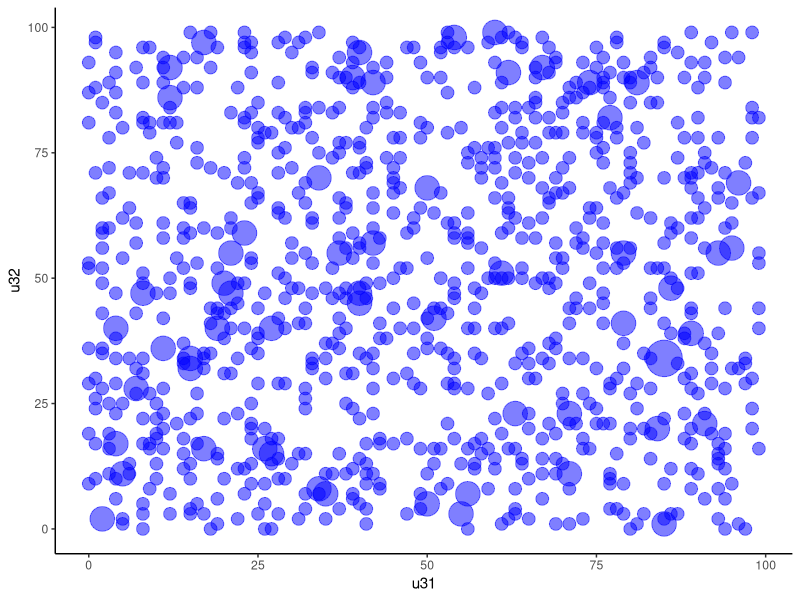
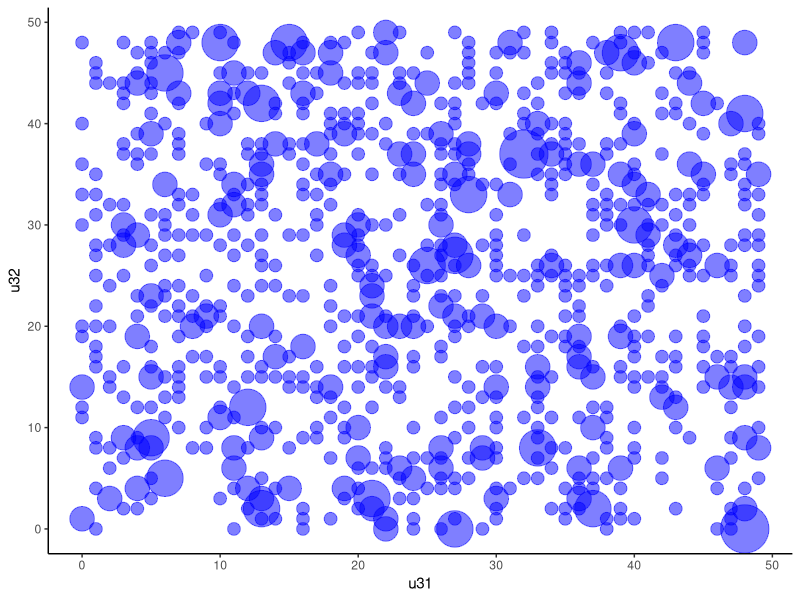
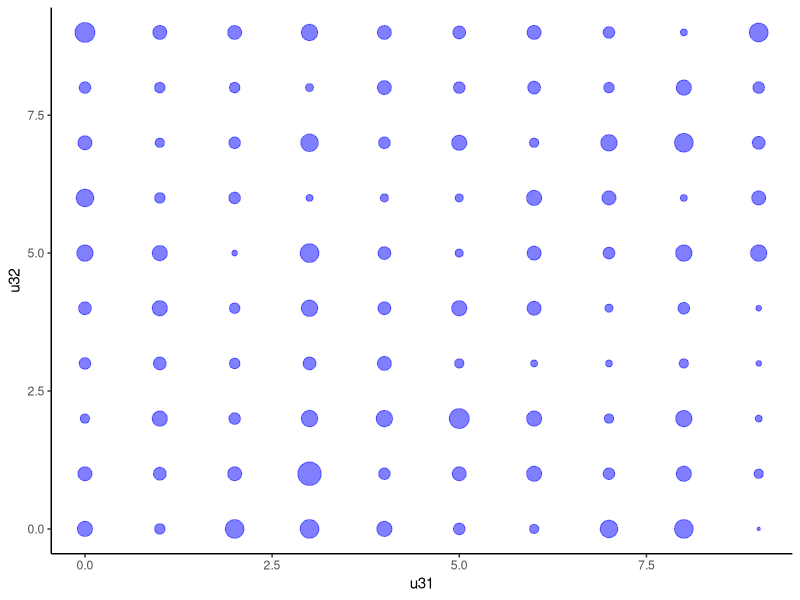
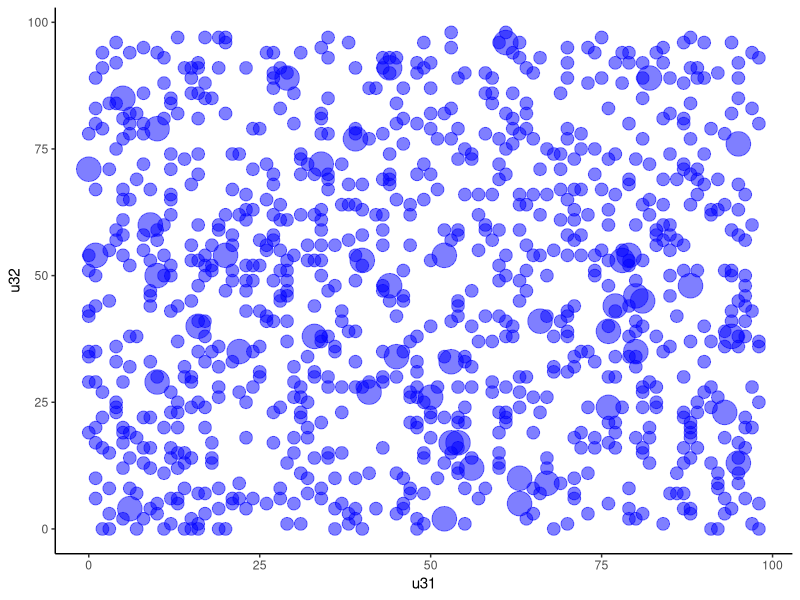
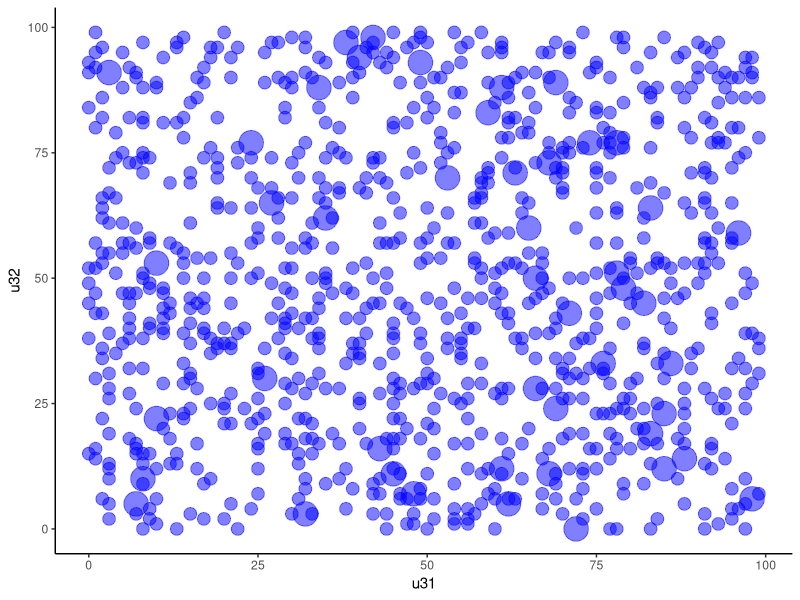
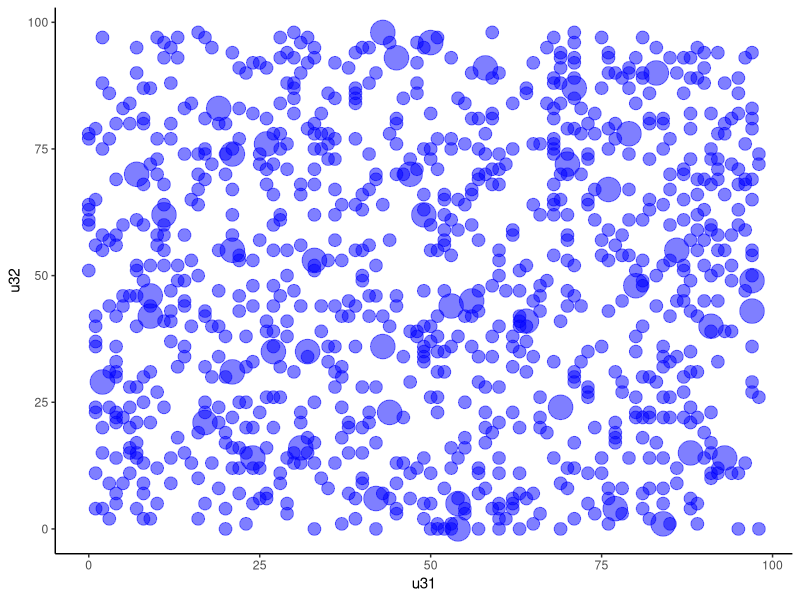
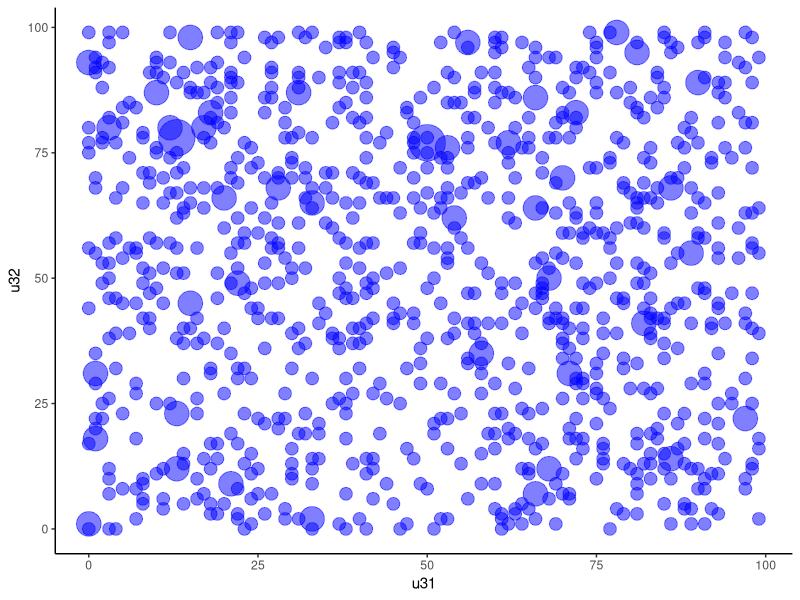

Write the R code that produced these figures, in order.
## ---- chunk 1
knitr::opts_chunk$set(echo = TRUE)
## ---- chunk 2
library(data.table)
library(dplyr)
library(ggplot2)
## ---- chunk 3
n<-1000
set.seed(42)
## ---- chunk 4
msize<-100
## ---- chunk 5

zerodiag<-FALSE
two_columns<-data.table('u31'=rep(-1,n),'u32'=rep(-1,n))
for (i in 1:n) {
  matr<-matrix(runif(msize**2),nrow=msize)
  matr<-matr+t(matr)
  if(zerodiag) {diag(matr)<-0}
  else {diag(matr)<-runif(msize)+runif(msize)}
  #we regenerate diag to be from the same distrib
  #everything is now sum of two runif,
  #and  the diag before we regenetate it is is from 2*runif 
  two_columns[i,1]<-msize-rank(matr[,1])[3]
  two_columns[i,2]<-msize-rank(matr[,2])[3]
}

## ---- chunk 6
cor.test(two_columns[[1]],two_columns[[2]],method="kendall")
## ---- chunk 7
two_columns<-two_columns %>% count (u31,u32,name="counter")
scale<-median(two_columns$counter)/4
dots <- ggplot(two_columns,aes(x=u31,y=u32)) + 
  geom_point(size=two_columns$counter/scale,alpha=0.5,col="blue") + 
  theme_classic()
plot(dots)
## ---- chunk 8
chisq.test(two_columns$counter)
## ---- chunk 9
msize<-50
## ---- chunk 10

zerodiag<-FALSE
two_columns<-data.table('u31'=rep(-1,n),'u32'=rep(-1,n))
for (i in 1:n) {
  matr<-matrix(runif(msize**2),nrow=msize)
  matr<-matr+t(matr)
  if(zerodiag) {diag(matr)<-0}
  else {diag(matr)<-runif(msize)+runif(msize)}
  #we regenerate diag to be from the same distrib
  #everything is now sum of two runif,
  #and  the diag before we regenetate it is is from 2*runif 
  two_columns[i,1]<-msize-rank(matr[,1])[3]
  two_columns[i,2]<-msize-rank(matr[,2])[3]
}

## ---- chunk 11
cor.test(two_columns[[1]],two_columns[[2]],method="kendall")
## ---- chunk 12
two_columns<-two_columns %>% count (u31,u32,name="counter")
scale<-median(two_columns$counter)/4
dots <- ggplot(two_columns,aes(x=u31,y=u32)) + 
  geom_point(size=two_columns$counter/scale,alpha=0.5,col="blue") + 
  theme_classic()
plot(dots)
## ---- chunk 13
chisq.test(two_columns$counter)
## ---- chunk 14
msize<-10
## ---- chunk 15

zerodiag<-FALSE
two_columns<-data.table('u31'=rep(-1,n),'u32'=rep(-1,n))
for (i in 1:n) {
  matr<-matrix(runif(msize**2),nrow=msize)
  matr<-matr+t(matr)
  if(zerodiag) {diag(matr)<-0}
  else {diag(matr)<-runif(msize)+runif(msize)}
  #we regenerate diag to be from the same distrib
  #everything is now sum of two runif,
  #and  the diag before we regenetate it is is from 2*runif 
  two_columns[i,1]<-msize-rank(matr[,1])[3]
  two_columns[i,2]<-msize-rank(matr[,2])[3]
}

## ---- chunk 16
cor.test(two_columns[[1]],two_columns[[2]],method="kendall")
## ---- chunk 17
two_columns<-two_columns %>% count (u31,u32,name="counter")
scale<-median(two_columns$counter)/4
dots <- ggplot(two_columns,aes(x=u31,y=u32)) + 
  geom_point(size=two_columns$counter/scale,alpha=0.5,col="blue") + 
  theme_classic()
plot(dots)
## ---- chunk 18
chisq.test(two_columns$counter)
## ---- chunk 19
msize<-100
## ---- chunk 20
zerodiag<-TRUE
two_columns<-data.table('u31'=rep(-1,n),'u32'=rep(-1,n))
for (i in 1:n) {
  matr<-matrix(runif(msize**2),nrow=msize)
  matr<-matr+t(matr)
  if(zerodiag) {diag(matr)<-0}
  else {diag(matr)<-runif(msize)+runif(msize)}
  #we regenerate diag to be from the same distrib
  #everything is now sum of two runif,
  #and  the diag before we regenetate it is is from 2*runif 
  two_columns[i,1]<-msize-rank(matr[,1])[3]
  two_columns[i,2]<-msize-rank(matr[,2])[3]
}
## ---- chunk 21
cor.test(two_columns[[1]],two_columns[[2]],method="kendall")
## ---- chunk 22
two_columns<-two_columns %>% count (u31,u32,name="counter")
scale<-median(two_columns$counter)/4
dots <- ggplot(two_columns,aes(x=u31,y=u32)) + 
  geom_point(size=two_columns$counter/scale,alpha=0.5,col="blue") + 
  theme_classic()
plot(dots)
## ---- chunk 23
chisq.test(two_columns$counter)
## ---- chunk 24
zerodiag<-FALSE
two_columns<-data.table('u31'=rep(-1,n),'u32'=rep(-1,n))
for (i in 1:n) {
  matr<-matrix(runif(msize**2),nrow=msize)
  #matr<-matr+t(matr) 
  #symmetriser, commented
  if(zerodiag) {diag(matr)<-0}
  two_columns[i,1]<-msize-rank(matr[,1])[3]
  two_columns[i,2]<-msize-rank(matr[,2])[3]
}
## ---- chunk 25
cor.test(two_columns[[1]],two_columns[[2]],method="kendall")
## ---- chunk 26
two_columns<-two_columns %>% count (u31,u32,name="counter")
scale<-median(two_columns$counter)/4
dots <- ggplot(two_columns,aes(x=u31,y=u32)) + 
  geom_point(size=two_columns$counter/scale,alpha=0.5,col="blue") + 
  theme_classic()
plot(dots)
## ---- chunk 27
chisq.test(two_columns$counter)
## ---- chunk 28
zerodiag<-TRUE
two_columns<-data.table('u31'=rep(-1,n),'u32'=rep(-1,n))
for (i in 1:n) {
  matr<-matrix(runif(msize**2),nrow=msize)
  #matr<-matr+t(matr) 
  #symmetriser, commented
  if(zerodiag) {diag(matr)<-0}
  two_columns[i,1]<-msize-rank(matr[,1])[3]
  two_columns[i,2]<-msize-rank(matr[,2])[3]
}
## ---- chunk 29
cor.test(two_columns[[1]],two_columns[[2]],method="kendall")
## ---- chunk 30
two_columns<-two_columns %>% count (u31,u32,name="counter")
scale<-median(two_columns$counter)/4
dots <- ggplot(two_columns,aes(x=u31,y=u32)) + 
  geom_point(size=two_columns$counter/scale,alpha=0.5,col="blue") + 
  theme_classic()
plot(dots)
## ---- chunk 31
chisq.test(two_columns$counter)

## ---- chunk 32

two_columns<-data.table('u31'=rep(-1,n),'u32'=rep(-1,n))
nsize=2*msize
for (i in 1:n) {
  matr<-matrix(runif(msize*nsize),nrow=msize)
  two_columns[i,1]<-msize-rank(matr[,1])[3]
  two_columns[i,2]<-msize-rank(matr[,2])[3]
}
## ---- chunk 33
cor.test(two_columns[[1]],two_columns[[2]],method="kendall")
## ---- chunk 34
two_columns<-two_columns %>% count (u31,u32,name="counter")
scale<-median(two_columns$counter)/4
dots <- ggplot(two_columns,aes(x=u31,y=u32)) + 
  geom_point(size=two_columns$counter/scale,alpha=0.5,col="blue") + 
  theme_classic()
plot(dots)
## ---- chunk 35
chisq.test(two_columns$counter)
